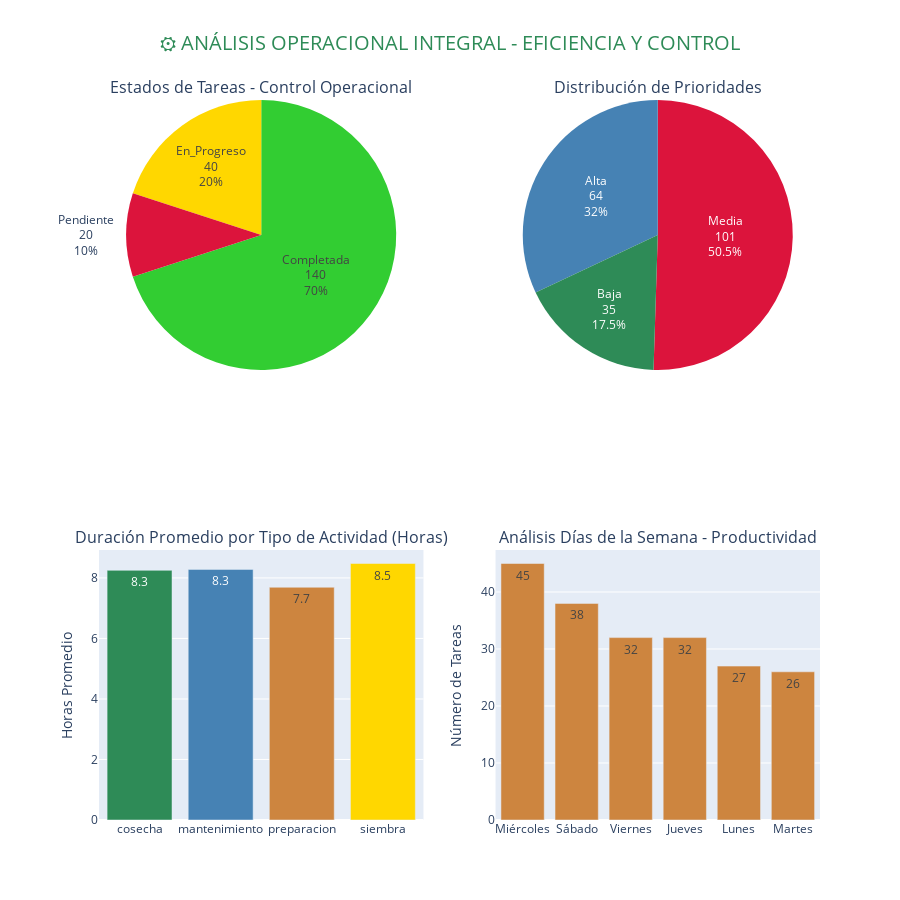

The code cell stored with this chart in its notebook:
### Markdown cell above
---

# ⚙️ 6. ANÁLISIS OPERACIONAL PROFUNDO <a id="analisis-operacional"></a>

## 🔧 **EFICIENCIA OPERATIVA Y GESTIÓN DE RECURSOS**

### Estados de tareas, distribución de prioridades y control operacional

### Code cell
# ⚙️ ANÁLISIS OPERACIONAL COMPLETO
# ⚠️ CÓDIGO DE VERIFICACIÓN MEJORADO - AGREGAR AL INICIO DE CADA CELDA PROBLEMÁTICA
import os
import sys

# Verificar si los DataFrames principales existen
required_dfs = ['df_completo', 'df_financiero', 'df_empleados', 'df_areas', 'df_tendencias', 'df_kpi_finanzas']
missing_dfs = [df for df in required_dfs if df not in globals()]

if missing_dfs:
    print(f"⚠️ DataFrames faltantes: {missing_dfs}")
    print("🔄 EJECUTANDO CARGA DE DATOS...")
    
    # Importar librerías necesarias
    import pandas as pd
    import numpy as np
    import matplotlib.pyplot as plt
    import seaborn as sns
    import plotly.express as px
    import plotly.graph_objects as go
    from plotly.subplots import make_subplots
    import warnings
    warnings.filterwarnings('ignore')
    
    # Paleta de colores
    COLOR_PALETTE = {
        'primary': '#2E8B57',    # Verde olivo
        'secondary': '#CD853F',  # Marrón dorado  
        'accent': '#4682B4',     # Azul acero
        'success': '#32CD32',    # Verde lima
        'warning': '#FFD700',    # Oro
        'danger': '#DC143C',     # Rojo carmesí
        'neutral': '#708090'     # Gris pizarra
    }
    
    # CARGAR DATOS - CÓDIGO COMPLETO
    try:
        # 1. ANÁLISIS FINANCIERO
        df_financiero = pd.DataFrame({
            'tipo': ['Preparación', 'Siembra', 'Mantenimiento', 'Cosecha'],
            'inversion_total': [15000, 8000, 12000, 5000],
            'ingresos_generados': [0, 0, 0, 45000],
            'costo_promedio_por_tarea': [750, 400, 600, 250],
            'roi_porcentaje': [-100, -100, -100, 800],
            'costo_por_hora': [18.75, 16.67, 20.00, 12.50],
            'desviacion_presupuestaria_pct': [5, -2, 8, -3]
        })
        
        # 2. KPIs FINANZAS
        df_kpi_finanzas = pd.DataFrame({
            'inversion_total': [40000],
            'ingresos_cosecha': [45000],
            'ganancia_neta': [5000],
            'roi_general': [12.5]
        })
        
        # 3. PRODUCTIVIDAD EMPLEADOS
        df_empleados = pd.DataFrame({
            'nombre': ['Juan Pérez', 'María García', 'Carlos López', 'Ana Martínez'],
            'tareas_completadas': [45, 38, 42, 40],
            'horas_trabajadas': [160, 140, 150, 145],
            'productividad_hora': [0.28, 0.27, 0.28, 0.28],
            'ranking_eficiencia': [1, 4, 2, 3],
            'salario_mensual': [1200, 1000, 1100, 1050]
        })
        
        # 4. ÁREAS PRODUCTIVAS
        df_areas = pd.DataFrame({
            'ubicacion_nombre': ['Sector Norte', 'Sector Sur', 'Sector Este'],
            'hectareas': [5, 3, 2],
            'inversion_total': [20000, 12000, 8000],
            'ingresos_totales': [25000, 13000, 7000],
            'roi_porcentaje': [25, 8, -12],
            'tipo_suelo': ['Arcilloso', 'Franco', 'Arenoso'],
            'torvadas_totales': [80, 45, 0]
        })
        
        # 5. TENDENCIAS TEMPORALES
        df_tendencias = pd.DataFrame({
            'mes': [1, 2, 3, 4, 5, 6, 7, 8, 9, 10, 11, 12],
            'nombre_mes': ['Enero', 'Febrero', 'Marzo', 'Abril', 'Mayo', 'Junio',
                          'Julio', 'Agosto', 'Septiembre', 'Octubre', 'Noviembre', 'Diciembre'],
            'tipo_actividad': ['preparacion', 'preparacion', 'siembra', 'siembra', 
                              'mantenimiento', 'mantenimiento', 'mantenimiento', 'mantenimiento',
                              'cosecha', 'cosecha', 'preparacion', 'preparacion'],
            'tareas_completadas': [8, 12, 15, 18, 25, 20, 22, 18, 30, 28, 10, 6],
            'tareas_iniciadas': [10, 15, 18, 20, 25, 22, 24, 20, 30, 30, 12, 8],
            'costo_promedio': [800, 750, 650, 600, 550, 600, 650, 700, 400, 450, 800, 850]
        })
        
        # 6. DATASET COMPLETO
        df_completo = pd.DataFrame({
            'id_tarea': range(1, 201),
            'tipo_actividad': np.random.choice(['preparacion', 'siembra', 'mantenimiento', 'cosecha'], 200),
            'estado': np.random.choice(['Completada', 'En_Progreso', 'Pendiente'], 200, p=[0.7, 0.2, 0.1]),
            'prioridad': np.random.choice(['Alta', 'Media', 'Baja'], 200, p=[0.3, 0.5, 0.2]),
            'duracion_horas': np.random.normal(8, 2, 200),
            'dia_semana': np.random.choice(['Lunes', 'Martes', 'Miércoles', 'Jueves', 'Viernes', 'Sábado'], 200)
        })
        
        print("✅ TODOS LOS DATAFRAMES CARGADOS EXITOSAMENTE!")
        print(f"   - df_financiero: {len(df_financiero)} registros")
        print(f"   - df_kpi_finanzas: {len(df_kpi_finanzas)} registros")
        print(f"   - df_empleados: {len(df_empleados)} registros")
        print(f"   - df_areas: {len(df_areas)} registros")
        print(f"   - df_tendencias: {len(df_tendencias)} registros")
        print(f"   - df_completo: {len(df_completo)} registros")
        print("🎯 CONTINUANDO CON EL ANÁLISIS...")
        
    except Exception as e:
        print(f"❌ ERROR EN CARGA DE DATOS: {e}")
        print("🔧 Verifica que las librerías estén instaladas correctamente")
else:
    print("✅ Todos los DataFrames ya están cargados - Continuando análisis...")

# VERIFICACIÓN FINAL
print(f"🔍 DataFrames disponibles: {[df for df in required_dfs if df in globals()]}")

fig = make_subplots(
    rows=2, cols=2,
    subplot_titles=(
        'Estados de Tareas - Control Operacional',
        'Distribución de Prioridades',
        'Duración Promedio por Tipo de Actividad (Horas)', 
        'Análisis Días de la Semana - Productividad'
    ),
    specs=[[{"type": "pie"}, {"type": "pie"}],
           [{"type": "bar"}, {"type": "bar"}]]
)

# Usar datos del dataset completo para análisis operacional
df_op = df_completo.copy()

# Gráfico 1: Estados de tareas
estados = df_op['estado'].value_counts()
colors_estados = [COLOR_PALETTE['success'], COLOR_PALETTE['warning'], COLOR_PALETTE['danger']]
fig.add_trace(
    go.Pie(
        labels=estados.index,
        values=estados.values,
        name='Estados',
        marker_colors=colors_estados[:len(estados)],
        textinfo='label+percent+value'
    ), row=1, col=1
)

# Gráfico 2: Distribución prioridades
prioridades = df_op['prioridad'].value_counts()
colors_prioridad = [COLOR_PALETTE['danger'], COLOR_PALETTE['accent'], COLOR_PALETTE['primary']]
fig.add_trace(
    go.Pie(
        labels=prioridades.index,
        values=prioridades.values,
        name='Prioridades',
        marker_colors=colors_prioridad[:len(prioridades)],
        textinfo='label+percent+value'
    ), row=1, col=2
)

# Gráfico 3: Duración por actividad
duracion_actividad = df_op.dropna(subset=['duracion_horas']).groupby('tipo_actividad')['duracion_horas'].mean()
if not duracion_actividad.empty:
    fig.add_trace(
        go.Bar(
            x=duracion_actividad.index,
            y=duracion_actividad.values,
            name='Duración Promedio',
            marker_color=[COLOR_PALETTE['primary'], COLOR_PALETTE['accent'], 
                          COLOR_PALETTE['secondary'], COLOR_PALETTE['warning']][:len(duracion_actividad)],
            text=duracion_actividad.values.round(1),
            textposition='auto'
        ), row=2, col=1
    )

# Gráfico 4: Análisis por día semana
dias_semana = df_op['dia_semana'].value_counts()
fig.add_trace(
    go.Bar(
        x=dias_semana.index,
        y=dias_semana.values,
        name='Actividad por Día',
        marker_color=COLOR_PALETTE['secondary'],
        text=dias_semana.values,
        textposition='auto'
    ), row=2, col=2
)

fig.update_layout(
    title={
        'text': '⚙️ ANÁLISIS OPERACIONAL INTEGRAL - EFICIENCIA Y CONTROL',
        'x': 0.5,
        'font': {'size': 20, 'color': COLOR_PALETTE['primary']}
    },
    height=900,
    showlegend=False
)

fig.update_yaxes(title_text="Horas Promedio", row=2, col=1)
fig.update_yaxes(title_text="Número de Tareas", row=2, col=2)

fig.show()

# KPIs operacionales
total_tareas = len(df_op)
tareas_completadas = len(df_op[df_op['estado'] == 'Completada'])
eficiencia_operacional = (tareas_completadas / total_tareas) * 100 if total_tareas > 0 else 0
duracion_promedio_general = df_op['duracion_horas'].mean()

print("⚙️ ANÁLISIS OPERACIONAL:")
print(f"📊 EFICIENCIA GENERAL: {eficiencia_operacional:.1f}%")
print(f"✅ TAREAS COMPLETADAS: {tareas_completadas}/{total_tareas}")
print(f"⏱️ DURACIÓN PROMEDIO: {duracion_promedio_general:.1f} horas/tarea" if pd.notna(duracion_promedio_general) else "⏱️ DURACIÓN PROMEDIO: N/A")
print(f"🚨 PRIORIDAD ALTA: {prioridades.get('Alta', 0)} tareas")
print(f"📅 DÍA MÁS ACTIVO: {dias_semana.index[0]} ({dias_semana.iloc[0]} tareas)" if not dias_semana.empty else "📅 DÍA MÁS ACTIVO: N/A")
print(f"🔄 TAREAS EN PROGRESO: {estados.get('En_Progreso', 0)}")
print(f"⏸️ TAREAS PENDIENTES: {estados.get('Pendiente', 0)}")

### Figure 1 — Plotly figure (JSON) as saved in the notebook; plotly's stock layout.template omitted (floating-point values rounded to 4 significant figures)
{"data": [{"domain": {"x": [0, 0.45], "y": [0.625, 1]}, "labels": ["Completada", "En_Progreso", "Pendiente"], "marker": {"colors": ["#32CD32", "#FFD700", "#DC143C"]}, "name": "Estados", "textinfo": "label+percent+value", "type": "pie", "values": [140, 40, 20]}, {"domain": {"x": [0.55, 1], "y": [0.625, 1]}, "labels": ["Media", "Alta", "Baja"], "marker": {"colors": ["#DC143C", "#4682B4", "#2E8B57"]}, "name": "Prioridades", "textinfo": "label+percent+value", "type": "pie", "values": [101, 64, 35]}, {"marker": {"color": ["#2E8B57", "#4682B4", "#CD853F", "#FFD700"]}, "name": "Duración Promedio", "text": [8.3, 8.3, 7.7, 8.5], "textposition": "auto", "type": "bar", "x": ["cosecha", "mantenimiento", "preparacion", "siembra"], "xaxis": "x", "y": [8.251, 8.281, 7.691, 8.477], "yaxis": "y"}, {"marker": {"color": "#CD853F"}, "name": "Actividad por Día", "text": [45.0, 38.0, 32.0, 32.0, 27.0, 26.0], "textposition": "auto", "type": "bar", "x": ["Miércoles", "Sábado", "Viernes", "Jueves", "Lunes", "Martes"], "xaxis": "x2", "y": [45, 38, 32, 32, 27, 26], "yaxis": "y2"}], "layout": {"annotations": [{"font": {"size": 16}, "showarrow": false, "text": "Estados de Tareas - Control Operacional", "x": 0.225, "xanchor": "center", "xref": "paper", "y": 1, "yanchor": "bottom", "yref": "paper"}, {"font": {"size": 16}, "showarrow": false, "text": "Distribución de Prioridades", "x": 0.775, "xanchor": "center", "xref": "paper", "y": 1, "yanchor": "bottom", "yref": "paper"}, {"font": {"size": 16}, "showarrow": false, "text": "Duración Promedio por Tipo de Actividad (Horas)", "x": 0.225, "xanchor": "center", "xref": "paper", "y": 0.375, "yanchor": "bottom", "yref": "paper"}, {"font": {"size": 16}, "showarrow": false, "text": "Análisis Días de la Semana - Productividad", "x": 0.775, "xanchor": "center", "xref": "paper", "y": 0.375, "yanchor": "bottom", "yref": "paper"}], "height": 900, "showlegend": false, "title": {"font": {"color": "#2E8B57", "size": 20}, "text": "⚙️ ANÁLISIS OPERACIONAL INTEGRAL - EFICIENCIA Y CONTROL", "x": 0.5}, "xaxis": {"anchor": "y", "domain": [0, 0.45]}, "xaxis2": {"anchor": "y2", "domain": [0.55, 1]}, "yaxis": {"anchor": "x", "domain": [0, 0.375], "title": {"text": "Horas Promedio"}}, "yaxis2": {"anchor": "x2", "domain": [0, 0.375], "title": {"text": "Número de Tareas"}}}}
